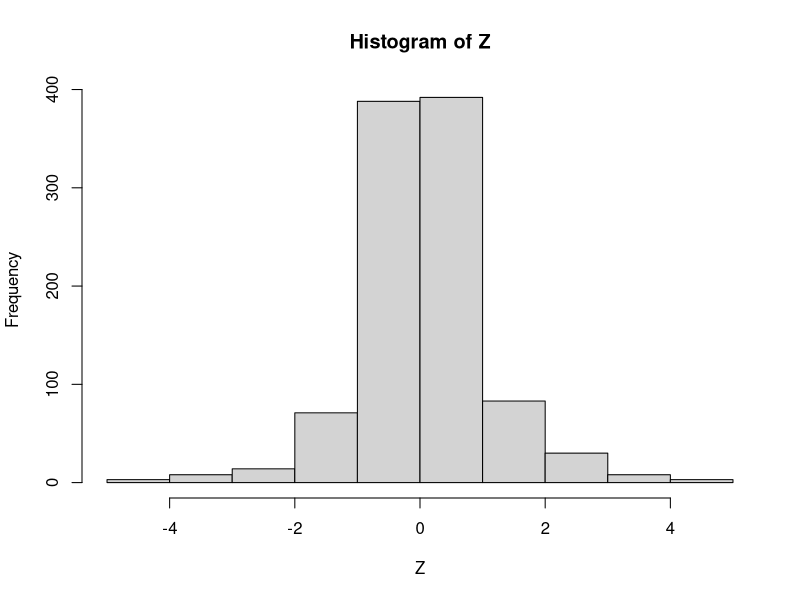

Write the R code that produced this figure.
#Usando simula??o, obtenha uma aproxima??o emp?rica para o produto de duas VAs
#com distribui??o normal com m?dia <-0 e vari?ncia <-1.



X <- NULL
Y <- NULL
Z <- NULL
for (i in 1:1000) {
 
    X[i] <- rnorm(1)
    Y[i] <- rnorm(1)
    Z[i] <- X[i] * Y[i]
    
}

media3 <- mean(Z)
variancia3 <- var (Z)
hist(Z)